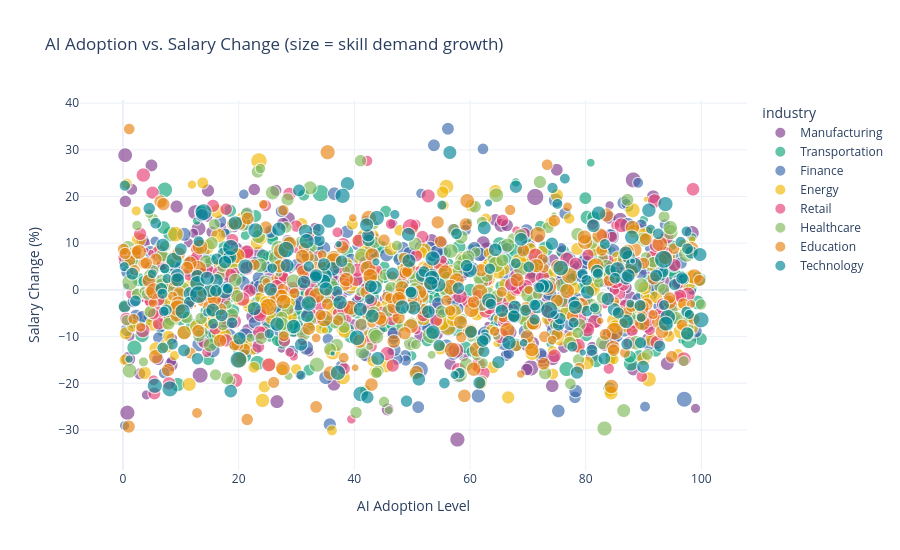

Notebook source saved alongside this figure:
### Markdown cell above
## 7. Question 2 — Is AI adoption related to salary increases or decreases?

### Code cell
sample = df.sample(2000, random_state=42).copy()

# 'skill_demand_growth_percent' can be negative; to use it as bubble size,
# we need values >= 0, so we shift the scale while keeping relative order.
sample['demand_growth_size'] = sample['skill_demand_growth_percent'] - sample['skill_demand_growth_percent'].min() + 1

fig = px.scatter(
    sample, x='ai_adoption_level', y='salary_change_percent',
    color='industry', size='demand_growth_size',
    hover_data=['job_role', 'country', 'skill_demand_growth_percent'],
    color_discrete_sequence=px.colors.qualitative.Bold,
    labels={'ai_adoption_level': 'AI Adoption Level', 'salary_change_percent': 'Salary Change (%)'},
    title='AI Adoption vs. Salary Change (size = skill demand growth)',
    opacity=0.65
)
fig.update_layout(height=550)
fig.show()

### Figure 1 — Plotly figure (JSON) as saved in the notebook; plotly's stock layout.template omitted (floating-point values rounded to 4 significant figures; data arrays with more than 128 entries replaced by an {"elided": "..."} marker saying what was removed)
{"data": [{"customdata": {"elided": "249x3 mixed values"}, "hovertemplate": "industry=Manufacturing<br>AI Adoption Level=%{x}<br>Salary Change (%)=%{y}<br>demand_growth_size=%{marker.size}<br>job_role=%{customdata[0]}<br>country=%{customdata[1]}<br>skill_demand_growth_percent=%{customdata[2]}<extra></extra>", "legendgroup": "Manufacturing", "marker": {"color": "rgb(127, 60, 141)", "opacity": 0.65, "size": {"elided": "249 float values"}, "sizemode": "area", "sizeref": 0.1913, "symbol": "circle"}, "mode": "markers", "name": "Manufacturing", "showlegend": true, "type": "scattergl", "x": {"elided": "249 float values"}, "xaxis": "x", "y": {"elided": "249 float values"}, "yaxis": "y"}, {"customdata": {"elided": "255x3 mixed values"}, "hovertemplate": "industry=Transportation<br>AI Adoption Level=%{x}<br>Salary Change (%)=%{y}<br>demand_growth_size=%{marker.size}<br>job_role=%{customdata[0]}<br>country=%{customdata[1]}<br>skill_demand_growth_percent=%{customdata[2]}<extra></extra>", "legendgroup": "Transportation", "marker": {"color": "rgb(17, 165, 121)", "opacity": 0.65, "size": {"elided": "255 float values"}, "sizemode": "area", "sizeref": 0.1913, "symbol": "circle"}, "mode": "markers", "name": "Transportation", "showlegend": true, "type": "scattergl", "x": {"elided": "255 float values"}, "xaxis": "x", "y": {"elided": "255 float values"}, "yaxis": "y"}, {"customdata": {"elided": "237x3 mixed values"}, "hovertemplate": "industry=Finance<br>AI Adoption Level=%{x}<br>Salary Change (%)=%{y}<br>demand_growth_size=%{marker.size}<br>job_role=%{customdata[0]}<br>country=%{customdata[1]}<br>skill_demand_growth_percent=%{customdata[2]}<extra></extra>", "legendgroup": "Finance", "marker": {"color": "rgb(57, 105, 172)", "opacity": 0.65, "size": {"elided": "237 float values"}, "sizemode": "area", "sizeref": 0.1913, "symbol": "circle"}, "mode": "markers", "name": "Finance", "showlegend": true, "type": "scattergl", "x": {"elided": "237 float values"}, "xaxis": "x", "y": {"elided": "237 float values"}, "yaxis": "y"}, {"customdata": {"elided": "278x3 mixed values"}, "hovertemplate": "industry=Energy<br>AI Adoption Level=%{x}<br>Salary Change (%)=%{y}<br>demand_growth_size=%{marker.size}<br>job_role=%{customdata[0]}<br>country=%{customdata[1]}<br>skill_demand_growth_percent=%{customdata[2]}<extra></extra>", "legendgroup": "Energy", "marker": {"color": "rgb(242, 183, 1)", "opacity": 0.65, "size": {"elided": "278 float values"}, "sizemode": "area", "sizeref": 0.1913, "symbol": "circle"}, "mode": "markers", "name": "Energy", "showlegend": true, "type": "scattergl", "x": {"elided": "278 float values"}, "xaxis": "x", "y": {"elided": "278 float values"}, "yaxis": "y"}, {"customdata": {"elided": "246x3 mixed values"}, "hovertemplate": "industry=Retail<br>AI Adoption Level=%{x}<br>Salary Change (%)=%{y}<br>demand_growth_size=%{marker.size}<br>job_role=%{customdata[0]}<br>country=%{customdata[1]}<br>skill_demand_growth_percent=%{customdata[2]}<extra></extra>", "legendgroup": "Retail", "marker": {"color": "rgb(231, 63, 116)", "opacity": 0.65, "size": {"elided": "246 float values"}, "sizemode": "area", "sizeref": 0.1913, "symbol": "circle"}, "mode": "markers", "name": "Retail", "showlegend": true, "type": "scattergl", "x": {"elided": "246 float values"}, "xaxis": "x", "y": {"elided": "246 float values"}, "yaxis": "y"}, {"customdata": {"elided": "247x3 mixed values"}, "hovertemplate": "industry=Healthcare<br>AI Adoption Level=%{x}<br>Salary Change (%)=%{y}<br>demand_growth_size=%{marker.size}<br>job_role=%{customdata[0]}<br>country=%{customdata[1]}<br>skill_demand_growth_percent=%{customdata[2]}<extra></extra>", "legendgroup": "Healthcare", "marker": {"color": "rgb(128, 186, 90)", "opacity": 0.65, "size": {"elided": "247 float values"}, "sizemode": "area", "sizeref": 0.1913, "symbol": "circle"}, "mode": "markers", "name": "Healthcare", "showlegend": true, "type": "scattergl", "x": {"elided": "247 float values"}, "xaxis": "x", "y": {"elided": "247 float values"}, "yaxis": "y"}, {"customdata": {"elided": "251x3 mixed values"}, "hovertemplate": "industry=Education<br>AI Adoption Level=%{x}<br>Salary Change (%)=%{y}<br>demand_growth_size=%{marker.size}<br>job_role=%{customdata[0]}<br>country=%{customdata[1]}<br>skill_demand_growth_percent=%{customdata[2]}<extra></extra>", "legendgroup": "Education", "marker": {"color": "rgb(230, 131, 16)", "opacity": 0.65, "size": {"elided": "251 float values"}, "sizemode": "area", "sizeref": 0.1913, "symbol": "circle"}, "mode": "markers", "name": "Education", "showlegend": true, "type": "scattergl", "x": {"elided": "251 float values"}, "xaxis": "x", "y": {"elided": "251 float values"}, "yaxis": "y"}, {"customdata": {"elided": "237x3 mixed values"}, "hovertemplate": "industry=Technology<br>AI Adoption Level=%{x}<br>Salary Change (%)=%{y}<br>demand_growth_size=%{marker.size}<br>job_role=%{customdata[0]}<br>country=%{customdata[1]}<br>skill_demand_growth_percent=%{customdata[2]}<extra></extra>", "legendgroup": "Technology", "marker": {"color": "rgb(0, 134, 149)", "opacity": 0.65, "size": {"elided": "237 float values"}, "sizemode": "area", "sizeref": 0.1913, "symbol": "circle"}, "mode": "markers", "name": "Technology", "showlegend": true, "type": "scattergl", "x": {"elided": "237 float values"}, "xaxis": "x", "y": {"elided": "237 float values"}, "yaxis": "y"}], "layout": {"height": 550, "legend": {"itemsizing": "constant", "title": {"text": "industry"}, "tracegroupgap": 0}, "title": {"text": "AI Adoption vs. Salary Change (size = skill demand growth)"}, "xaxis": {"anchor": "y", "domain": [0.0, 1.0], "title": {"text": "AI Adoption Level"}}, "yaxis": {"anchor": "x", "domain": [0.0, 1.0], "title": {"text": "Salary Change (%)"}}}}
